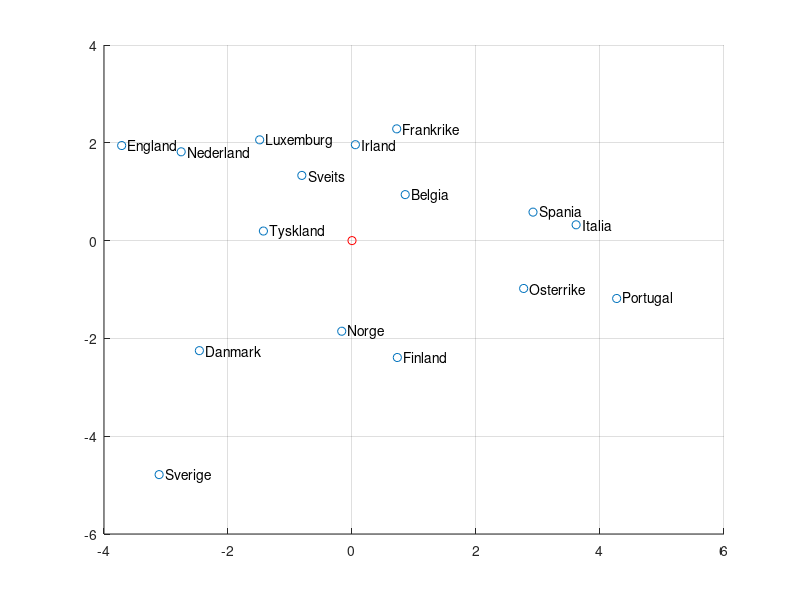
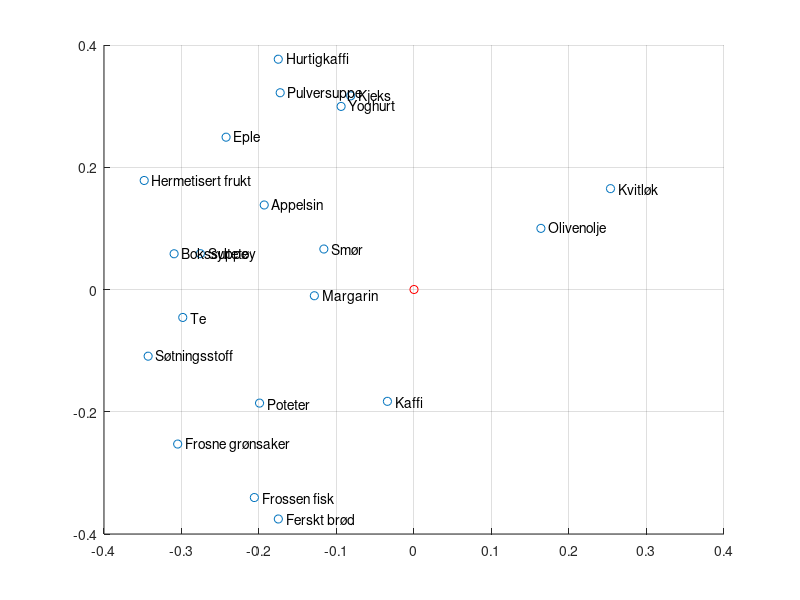

The MATLAB script that drew these images, in order:
% Takk til Preben i Førde som lar meg låne scriptet hans fra i fjor :-)

% Dette scriptet finner de a første prinsipalkomponentane til en 
% datamatrise X. Fra scriptet finner vi:
    % T = scores-matrisen (koordinatene til prinsipalkomponentene)
    % P = loading-matrisen (prinsipalkomponentene til X)
    % Grafisk framstilling av prinsipalkomponentene
    % Forklart variasjon av prinsipalkomponentene
    
clear all

% Laster inn datamatrisen
% X - Datamatrisen
% names - navn på objektene
% varnames - navn på variablene
load('pcaeksempel.mat')
% X = [1 1 2; 0 2 3; 1 3 2; -1 2 3]

% Antall prinsipalkomponenter vi ønsker å finne i X-matrisen
a = 3;
% Error/toleransenivå
error = 0.00001

% Først preprosesserer vi matrisen slik at hver kolonne får gjennomsnitt 0
% og standardavvik 1
[n,m] = size(X);    % n = antall objekt (land)
                    % m = antall variabler (matvarer)
meanX = mean(X);    % Gjennomsnittet til hver kolonne i X-matrisen
stdX = std(X);      % Standardavviket til hver kolonne i X-matrisen
for j = 1:m
    X(:,j) = X(:,j) - meanX(j); % Trekker fra gjennomsnittet i kolonne j 
                              
    if stdX(j)~=0
        X(:,j)= X(:,j)/stdX(j); % Dividerer kolonne j med standardavviket 
                                % til kolonne j
                                % NB! Skal ikke gjøres om standardavviket
                                % er 0
    end
end
Xstand = X;                      % Preprosessert/standardisert matrise

% Bruker NIPALS-metoden for å finne de a største egenvektorene til 
% transponert(X)X (prinsipalkomponentene til X).
% Nonlinear iterative partial least squares
% NIPALS-algoritmen er beskrevet i kompendiet på s.333.
% Likner power-metoden for å beregne egenvektorer
% NIPALS-algoritmen brukes for å finne egenvektorene for store datasett


% Initialiserer scores/loadingmatrisen som 0-matriser.
T = zeros(n,a); 
P = zeros(m,a);

for i=1:a
    t_old = rand(n,1); % Oppretter en tilfeldig vektor (kan være en kolonnevektor av X)
    p = Xstand'*t_old; % Projiserer den standardiserte matrisen på t_old for å finne loading-vektoren
    p = p/norm(p); % Normaliserer p til lengde 1.
    t = Xstand*p; % Projiserer den standardiserte matrisen på p for å finne scores-vektoren
    while (norm(t-t_old)>error) % Fortsetter dersom avstanden er større enn en forhåndsbestemt toleranseverdi
        p = Xstand'*t;
        p = p/norm(p);
        t_old = t;
        t = Xstand*p;
    end
    T(:,i) = t;     % Scores
    P(:,i) = p;     % Loading
    Xstand = Xstand - t*p';
end

% Finner forklart variasjon av de a første prinsipalkoeffisientene.
trX = trace(X'*X);      % Trace av standardisert matrise X
trT = trace(T'*T);      % Trace av scores-matrisen
fprintf('Forklart variasjon med %d prinsipalkomponenter er: %4.2f\n',a,trT/trX*100)

% Plotter scores-matrisen (de to første prinsipalkomponentene).
figure('Name', 'Scores P1P2')
scatter(T(:,1), T(:,2))
text(T(:,1)+.1, T(:,2),names)
hold on
plot(0,0,'or')  % Tegner inn origo (som referanse)
grid on

% Plotter loading-matrisa.
figure('Name', 'Loading P1P2')
scatter(P(:,1), P(:,2))
text(P(:,1)+.01, P(:,2),varnames)
hold on
plot(0,0,'or')  % Tegner inn origo (som referanse)
grid on

return 

% Hvis en finner de 3 første prinsipalkomponentene:

% Plotter de 3 første prinsipalkomponentene i et 3d-koordinatsystem
figure
scatter3(T(:,1), T(:,2),T(:,3))
text(T(:,1)+0.1, T(:,2), T(:,3),names)
hold on
plot3(0,0,0,'or')  % Tegner inn origo (som referanse)
grid on

% Loading
figure
scatter3(P(:,1), P(:,2),P(:,3))
text(P(:,1)+0.01, P(:,2), P(:,3),varnames)
hold on
plot3(0,0,0,'or')  % Tegner inn origo (som referanse)
grid on

% Plotter 1. og 3. prinsipalkomponent
figure
scatter(T(:,1), T(:,3))
text(T(:,1)+.1, T(:,3),names)
hold on
plot(0,0,'or')  % Tegner inn origo (som referanse)
grid on
% Plotter loading-matrisen.
figure
scatter(P(:,1), P(:,3))
text(P(:,1)+.01, P(:,3),varnames)
hold on
plot(0,0,'or')  % Tegner inn origo (som referanse)
grid on

% Plotter 2. og 3. prinsipalkomponent
figure
scatter(T(:,2), T(:,3))
text(T(:,2)+.1, T(:,3),names)
hold on
plot(0,0,'or')  % Tegner inn origo (som referanse)
grid on
% Plotter loading-matrisa.
figure
scatter(P(:,2), P(:,3))
text(P(:,2)+.01, P(:,3),varnames)
hold on
plot(0,0,'or')  % Tegner inn origo (som referanse)
grid on
